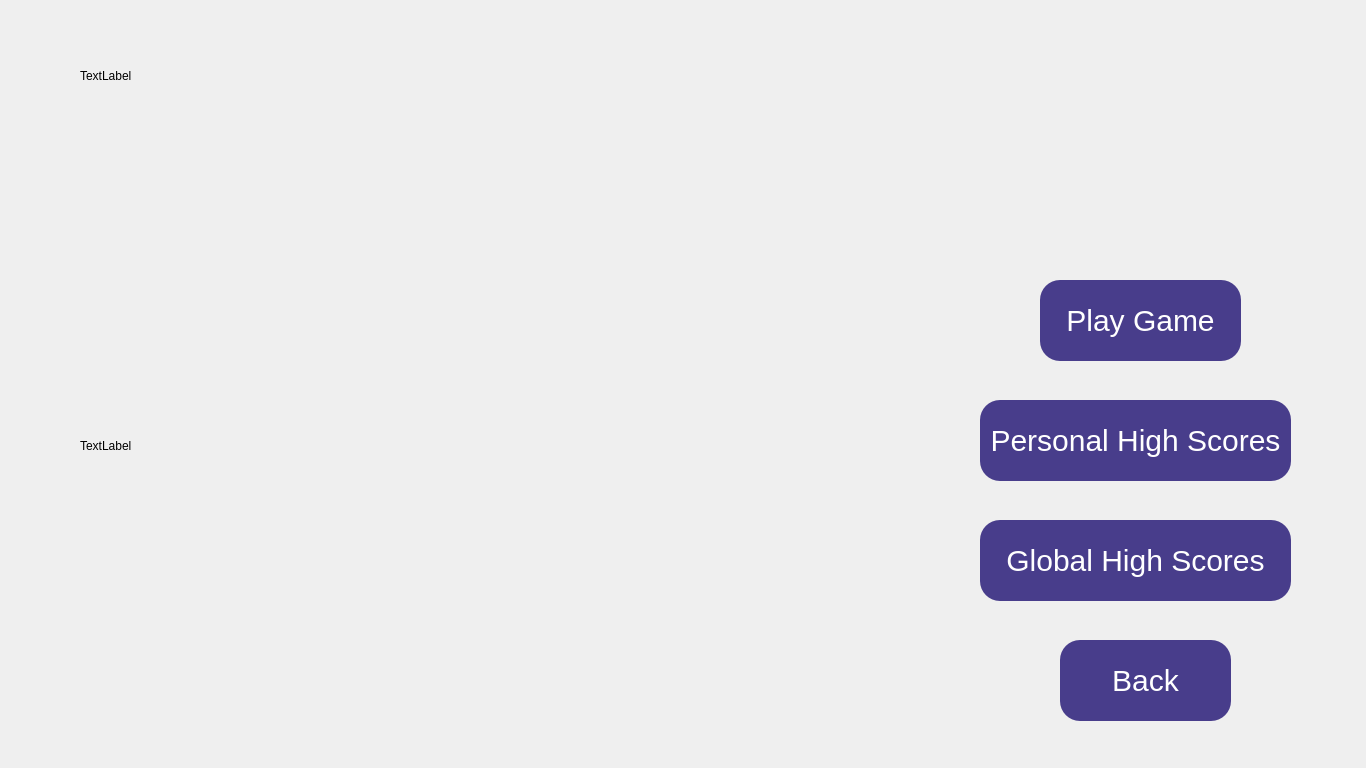
<?xml version="1.0" encoding="UTF-8"?>
<ui version="4.0">
 <class>TrackInfo</class>
 <widget class="QWidget" name="TrackInfo">
  <property name="geometry">
   <rect>
    <x>0</x>
    <y>0</y>
    <width>1366</width>
    <height>768</height>
   </rect>
  </property>
  <property name="windowTitle">
   <string>Form</string>
  </property>
  <widget class="QLabel" name="label">
   <property name="geometry">
    <rect>
     <x>0</x>
     <y>0</y>
     <width>1371</width>
     <height>771</height>
    </rect>
   </property>
   <property name="text">
    <string/>
   </property>
   <property name="pixmap">
    <pixmap resource="trackbg.qrc">:/new/prefix1/dirtbike.jpg</pixmap>
   </property>
   <property name="scaledContents">
    <bool>true</bool>
   </property>
  </widget>
  <widget class="QLabel" name="label_2">
   <property name="geometry">
    <rect>
     <x>80</x>
     <y>30</y>
     <width>361</width>
     <height>91</height>
    </rect>
   </property>
   <property name="text">
    <string>TextLabel</string>
   </property>
  </widget>
  <widget class="QLabel" name="label_3">
   <property name="geometry">
    <rect>
     <x>80</x>
     <y>170</y>
     <width>641</width>
     <height>551</height>
    </rect>
   </property>
   <property name="text">
    <string>TextLabel</string>
   </property>
  </widget>
  <widget class="QPushButton" name="pushButton">
   <property name="geometry">
    <rect>
     <x>1060</x>
     <y>640</y>
     <width>171</width>
     <height>81</height>
    </rect>
   </property>
   <property name="styleSheet">
    <string notr="true">border-radius:20px;
background-color:rgb(72,61,139);
color:rgb(255,255,255);
font-size:30px;</string>
   </property>
   <property name="text">
    <string>Back</string>
   </property>
  </widget>
  <widget class="QPushButton" name="pushButton_2">
   <property name="geometry">
    <rect>
     <x>980</x>
     <y>520</y>
     <width>311</width>
     <height>81</height>
    </rect>
   </property>
   <property name="styleSheet">
    <string notr="true">border-radius:20px;
background-color:rgb(72,61,139);
color:rgb(255,255,255);
font-size:30px;</string>
   </property>
   <property name="text">
    <string>Global High Scores</string>
   </property>
  </widget>
  <widget class="QPushButton" name="pushButton_3">
   <property name="geometry">
    <rect>
     <x>980</x>
     <y>400</y>
     <width>311</width>
     <height>81</height>
    </rect>
   </property>
   <property name="styleSheet">
    <string notr="true">border-radius:20px;
background-color:rgb(72,61,139);
color:rgb(255,255,255);
font-size:30px;</string>
   </property>
   <property name="text">
    <string>Personal High Scores</string>
   </property>
  </widget>
  <widget class="QPushButton" name="pushButton_4">
   <property name="geometry">
    <rect>
     <x>1040</x>
     <y>280</y>
     <width>201</width>
     <height>81</height>
    </rect>
   </property>
   <property name="styleSheet">
    <string notr="true">border-radius:20px;
background-color:rgb(72,61,139);
color:rgb(255,255,255);
font-size:30px;</string>
   </property>
   <property name="text">
    <string>Play Game</string>
   </property>
  </widget>
 </widget>
 <resources>
  <include location="trackbg.qrc"/>
 </resources>
 <connections/>
</ui>
